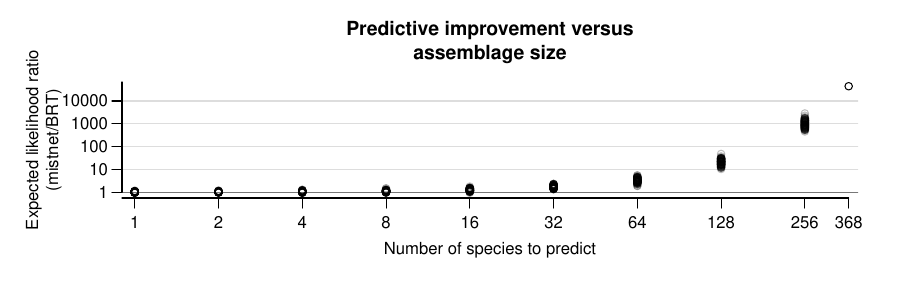

The script that saved this image:
set.seed(1)

load("birds.Rdata")
load("mistnet.predictions.Rdata")
load("gbm.predictions.Rdata")
devtools::load_all("../marsrover/") # I should change that directory name...

n = 100


# Just use the first 1000 samples to save memory...
mistnet.prediction.array = mistnet.prediction.array[,,1:1000]


colnames(gbm.predictions) = colnames(route.presence.absence)
dimnames(mistnet.prediction.array) = list(
  NULL, 
  colnames(route.presence.absence), 
  NULL
)

gbm.log.probs = dbinom(
  route.presence.absence[in.test, ],
  size = 1,
  prob = gbm.predictions[ , ],
  log = TRUE
)


logprobdiff = function(tuple){
  
  mistnet.sample.log.probs = apply(
    mistnet.prediction.array[ , tuple, , drop = FALSE], 
    3,
    function(x){
      rowSums(
        dbinom(
          route.presence.absence[in.test, tuple, drop = FALSE],
          size = 1,
          prob = x,
          log = TRUE
        )
      )
    }
  )
  
  mistnet.log.probs = apply(mistnet.sample.log.probs, 1, logMeanExp)
  
  mistnet.log.probs - rowSums(gbm.log.probs[, tuple, drop = FALSE])
}

tuple.sizes = c(2^(0:8), ncol(route.presence.absence))


z = sapply(
  seq(2, length(tuple.sizes) - 1),
  function(i){
    replicate(
      n, 
      mean(
        logprobdiff(
          sample(colnames(route.presence.absence), tuple.sizes[[i]])
        )
      )
    )
  }
)

complete.logprob = logprobdiff(colnames(route.presence.absence))
single.species.logprob = sapply(
  colnames(route.presence.absence),
  logprobdiff
)


pdf("figures/tuples.pdf", height = 3, width = 9)
par(mar = c(5, 6, 4, 2) + 0.1)
plot(
  c(exp(z)) ~ tuple.sizes[col(z) + 1], 
  log = "xy", 
  pch = 1, 
  col = "#00000040",
  xlim = c(.9, ncol(route.presence.absence)*1.08),
  ylab = "Expected likelihood ratio\n(mistnet/BRT)\n",
  xlab = "Number of species to predict",
  axes = FALSE,
  xaxs = "i",
  yaxs = "i",
  ylim = c(
    min(exp(z), exp(colMeans(single.species.logprob))) * .6,
    exp(1.04 * mean(complete.logprob))
  ),
  cex = 1,
  main = "Predictive improvement versus\nassemblage size",
  mgp = c(2, 1, 1)
)
axis(2, 10^(0:5), 10^(0:5), las = 1, mgp = c(3, .7, 0))
axis(1, c(0, tuple.sizes), las = 1, mgp = c(3, .7, 0))
abline(h = 1, col = "#00000088")
abline(h = 10^(1:5), col = "#00000022")
points(ncol(route.presence.absence), exp(mean(complete.logprob)), pch = 1, cex = 1)
points(rep(1, ncol(single.species.logprob)), exp(colMeans(single.species.logprob)), pch = 1, col = "#00000030", cex = 1)
dev.off()


means = c(mean(single.species.logprob), colMeans(z), mean(complete.logprob))

data.frame(
  tuple.size = tuple.sizes,
  expected.log.ratio = round(means, 2), 
  ratio = round(exp(means), 2)
)
